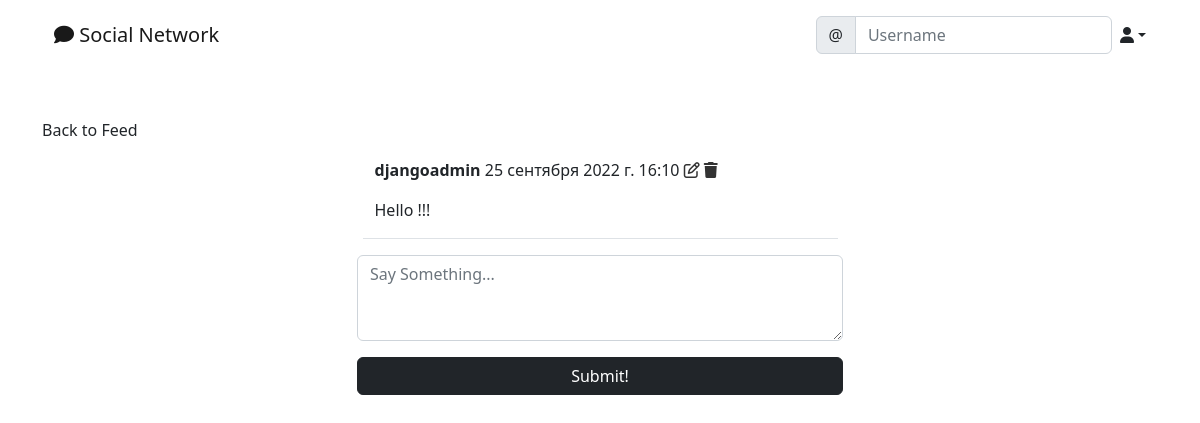
Before: /social/post/3 (signed in) with the older database file.
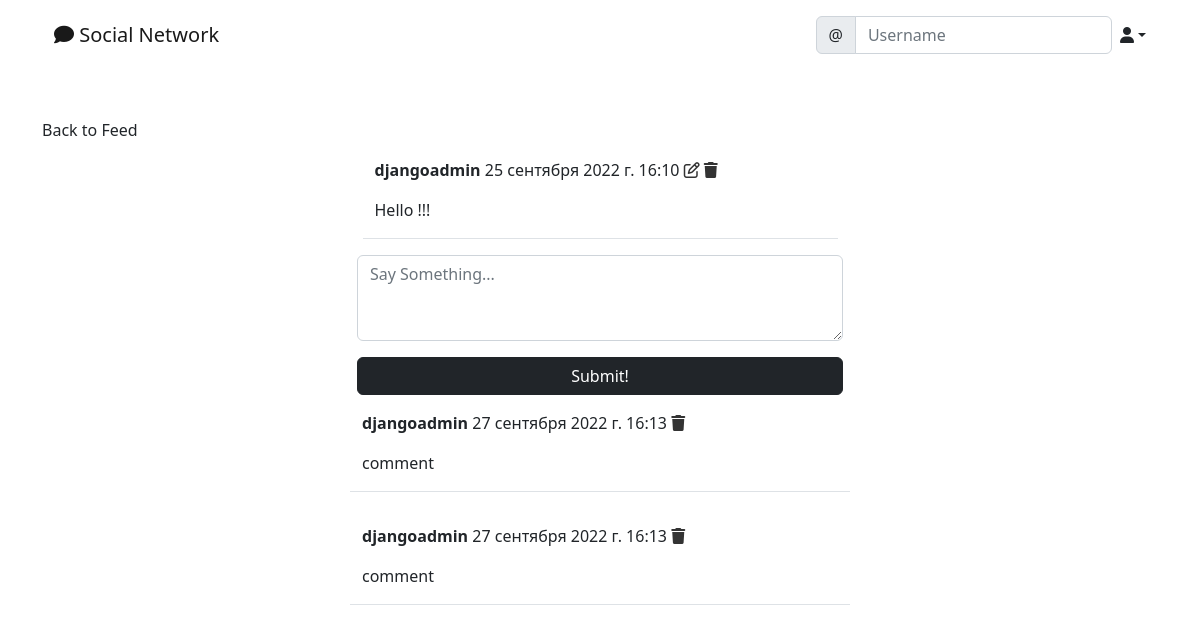
After: the same page with the newer database file.
### social/models.py (models this page shows)
class Post(models.Model):
    body = models.TextField()
    created_on = models.DateTimeField(auto_now_add=True)
    author = models.ForeignKey(User, on_delete=models.CASCADE)

class Comment(models.Model):
    comment = models.TextField(max_length=255)
    created_on = models.DateTimeField(auto_now_add=True)
    author = models.ForeignKey(User, on_delete=models.CASCADE)
    post = models.ForeignKey('Post', on_delete=models.CASCADE)

### social/views.py (the view, shortened to what this page needs)
# urls.py: path('post/<int:pk>', PostDetailView.as_view(), name='post-detail'),
class PostDetailView(LoginRequiredMixin,View):
    def get(self, request, pk, *args, **kwargs):
        post = Post.objects.get(pk=pk)
        form = CommentForm
        comments = Comment.objects.filter(post=post).order_by('-created_on')
        context = {
            'comments': comments,
            'form': form,
            'post': post,
        }
        return render(request, template_name='social/post-detail.html', context=context)

### social/templates/social/post-detail.html (shortened to what this page needs)
{% extends 'landing/base.html' %}
{% load crispy_forms_tags %}
{% block content %}
<div class="container">
<div class="row mt-5">
    <div class="col-md-5 col-sm-6">
      <a class="link-dark text-decoration-none" href="{% url 'post-list' %}">Back to Feed</a>
    </div>
  </div>
  <div class="row justify-content-center mt-3">
    <div class="col-md-5 col-sm-12 border-bottom">
      <p>
          <strong>{{ post.author }}</strong> {{post.created_on}}
      {% if request.user == post.author %}
          <a href="{% url 'post-edit' post.pk %}" style="color: #333;"><i class="far fa-edit"></i></a>
          <a href="{% url 'post-edit' post.pk %}" style="color: #333;"><i class="fas fa-trash"></i></a>
          {% endif %}
      </p>
      <p>{{ post.body }}</p>
    </div>
  </div>
</div>
 <div class="row justify-content-center mt-3 mb-5">
    <div class="col-md-5 col-sm-12">
      <form method="POST">
        {{form | crispy}}
        <div class="d-grid gap-2 ">
            <button class="btn tn-outline-dark btn-dark mt-3">Submit!</button>
        </div>
      </form>
    </div>
     {% for comment in comments %}
      <div class="row justify-content-center mt-3 mb-3">
          <div class="col-md-5 col-sm-12 border-bottom">
              <p><strong>{{ comment.author }}</strong> {{ comment.created_on }}
              {% if request.user == comment.author %}
          <a href="{% url 'comment-delete' post.pk comment.pk %}" style="color: #333;"><i class="fas fa-trash"></i></a>
          {% endif %}
              </p>
              <p>{{ comment.comment }}</p>
          </div>
      </div>
     {% endfor %}
  </div>
{% endblock content %}

### landing/templates/landing/base.html (shortened to what this page needs)
<!doctype html>
<html lang="en">
  <head>
      <link href="https://cdn.jsdelivr.net/npm/bootstrap@5.2.1/dist/css/bootstrap.min.css" rel="stylesheet">
  </head>
  <body>
  {% include 'landing/navbar.html' %}
  {% block content %}
  {% endblock %}
  </body>
</html>

### landing/templates/landing/navbar.html (shortened to what this page needs)
<div class="container">
<nav class="navbar navbar-expand-lg navbar-light">
  <div class="container-fluid">
    <a class="navbar-brand"
       {% if user.is_authenticated %}
       href="{% url 'post-list' %}"
       {% else %}
       href="{% url 'index' %}"
       {% endif %}
    ><i class="fas fa-comment"></i> Social Network</a>
    <div class="collapse navbar-collapse" id="navbarTogglerDemo03">
      <form class="d-flex">
        <div class="input-group m-2">
        <span class="input-group-text" id="basic-addon1">@</span>
        <input type="text" class="form-control" placeholder="Username" aria-label="Username" aria-describedby="basic-addon1">
    </div>
      </form>
      {% if user.is_authenticated %}
      <div class="nav-item dropdown">
        <a class="nav-link dropdown-toggle text-dark" data-bs-toggle="dropdown" role="buton" aria-expanded="false"><i class="fas fa-user"></i></a>
      </div>
      {% endif %}
    </div>
  </div>
</nav>
</div>

Changed rows visible on the page:
added Comment: author "djangoadmin", created_on "27 сентября 2022 г. 16:13", comment "comment"
added Comment: author "djangoadmin", created_on "27 сентября 2022 г. 16:13", comment "comment"
